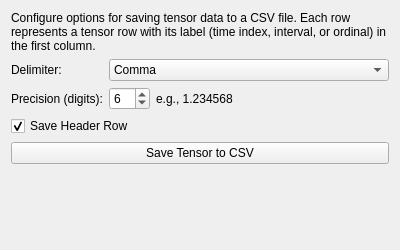
<?xml version="1.0" encoding="UTF-8"?>
<ui version="4.0">
 <class>CSVTensorSaver_Widget</class>
 <widget class="QWidget" name="CSVTensorSaver_Widget">
  <property name="geometry">
   <rect>
    <x>0</x>
    <y>0</y>
    <width>400</width>
    <height>250</height>
   </rect>
  </property>
  <property name="windowTitle">
   <string>CSV Tensor Export</string>
  </property>
  <layout class="QVBoxLayout" name="verticalLayout">
   <item>
    <widget class="QLabel" name="label_description">
     <property name="text">
      <string>Configure options for saving tensor data to a CSV file. Each row represents a tensor row with its label (time index, interval, or ordinal) in the first column.</string>
     </property>
     <property name="wordWrap">
      <bool>true</bool>
     </property>
    </widget>
   </item>
   <item>
    <layout class="QGridLayout" name="gridLayout">
     <item row="0" column="0">
      <widget class="QLabel" name="label_delimiter">
       <property name="text">
        <string>Delimiter:</string>
       </property>
      </widget>
     </item>
     <item row="0" column="1">
      <widget class="QComboBox" name="delimiter_combo">
       <item>
        <property name="text">
         <string>Comma</string>
        </property>
       </item>
       <item>
        <property name="text">
         <string>Space</string>
        </property>
       </item>
       <item>
        <property name="text">
         <string>Tab</string>
        </property>
       </item>
      </widget>
     </item>
     <item row="1" column="0">
      <widget class="QLabel" name="label_precision">
       <property name="text">
        <string>Precision (digits):</string>
       </property>
      </widget>
     </item>
     <item row="1" column="1">
      <layout class="QHBoxLayout" name="horizontalLayout_precision">
       <item>
        <widget class="QSpinBox" name="precision_spinbox">
         <property name="minimum">
          <number>0</number>
         </property>
         <property name="maximum">
          <number>10</number>
         </property>
         <property name="value">
          <number>6</number>
         </property>
        </widget>
       </item>
       <item>
        <widget class="QLabel" name="label_precision_example">
         <property name="text">
          <string>e.g., 1.234568</string>
         </property>
        </widget>
       </item>
       <item>
        <spacer name="horizontalSpacer_precision">
         <property name="orientation">
          <enum>Qt::Horizontal</enum>
         </property>
         <property name="sizeHint" stdset="0">
          <size>
           <width>40</width>
           <height>20</height>
          </size>
         </property>
        </spacer>
       </item>
      </layout>
     </item>
     <item row="2" column="0" colspan="2">
      <widget class="QCheckBox" name="save_header_checkbox">
       <property name="text">
        <string>Save Header Row</string>
       </property>
       <property name="checked">
        <bool>true</bool>
       </property>
      </widget>
     </item>
    </layout>
   </item>
   <item>
    <widget class="QPushButton" name="save_action_button">
     <property name="text">
      <string>Save Tensor to CSV</string>
     </property>
    </widget>
   </item>
   <item>
    <spacer name="verticalSpacer">
     <property name="orientation">
      <enum>Qt::Orientation::Vertical</enum>
     </property>
     <property name="sizeHint" stdset="0">
      <size>
       <width>20</width>
       <height>40</height>
      </size>
     </property>
    </spacer>
   </item>
  </layout>
 </widget>
 <resources/>
 <connections/>
</ui>
